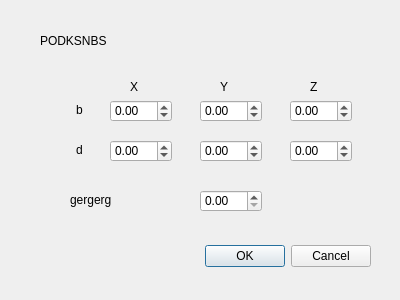
<?xml version="1.0" encoding="UTF-8"?>
<ui version="4.0">
 <class>RotationDialog</class>
 <widget class="QDialog" name="RotationDialog">
  <property name="geometry">
   <rect>
    <x>0</x>
    <y>0</y>
    <width>400</width>
    <height>300</height>
   </rect>
  </property>
  <property name="windowTitle">
   <string>Dialog</string>
  </property>
  <widget class="QDialogButtonBox" name="buttonBox">
   <property name="geometry">
    <rect>
     <x>30</x>
     <y>240</y>
     <width>341</width>
     <height>32</height>
    </rect>
   </property>
   <property name="orientation">
    <enum>Qt::Horizontal</enum>
   </property>
   <property name="standardButtons">
    <set>QDialogButtonBox::Cancel|QDialogButtonBox::Ok</set>
   </property>
  </widget>
  <widget class="QDoubleSpinBox" name="xB">
   <property name="geometry">
    <rect>
     <x>110</x>
     <y>100</y>
     <width>62</width>
     <height>22</height>
    </rect>
   </property>
   <property name="minimum">
    <double>-100.000000000000000</double>
   </property>
  </widget>
  <widget class="QDoubleSpinBox" name="yB">
   <property name="geometry">
    <rect>
     <x>200</x>
     <y>100</y>
     <width>62</width>
     <height>22</height>
    </rect>
   </property>
   <property name="minimum">
    <double>-100.000000000000000</double>
   </property>
  </widget>
  <widget class="QDoubleSpinBox" name="zB">
   <property name="geometry">
    <rect>
     <x>290</x>
     <y>100</y>
     <width>62</width>
     <height>22</height>
    </rect>
   </property>
   <property name="minimum">
    <double>-100.000000000000000</double>
   </property>
  </widget>
  <widget class="QDoubleSpinBox" name="xD">
   <property name="geometry">
    <rect>
     <x>110</x>
     <y>140</y>
     <width>62</width>
     <height>22</height>
    </rect>
   </property>
   <property name="minimum">
    <double>-100.000000000000000</double>
   </property>
  </widget>
  <widget class="QDoubleSpinBox" name="yD">
   <property name="geometry">
    <rect>
     <x>200</x>
     <y>140</y>
     <width>62</width>
     <height>22</height>
    </rect>
   </property>
   <property name="minimum">
    <double>-100.000000000000000</double>
   </property>
  </widget>
  <widget class="QDoubleSpinBox" name="zD">
   <property name="geometry">
    <rect>
     <x>290</x>
     <y>140</y>
     <width>62</width>
     <height>22</height>
    </rect>
   </property>
   <property name="minimum">
    <double>-100.000000000000000</double>
   </property>
  </widget>
  <widget class="QDoubleSpinBox" name="phi">
   <property name="geometry">
    <rect>
     <x>200</x>
     <y>190</y>
     <width>62</width>
     <height>22</height>
    </rect>
   </property>
   <property name="maximum">
    <double>360.000000000000000</double>
   </property>
  </widget>
  <widget class="QLabel" name="label">
   <property name="geometry">
    <rect>
     <x>40</x>
     <y>20</y>
     <width>341</width>
     <height>41</height>
    </rect>
   </property>
   <property name="text">
    <string>PODKSNBS</string>
   </property>
  </widget>
  <widget class="QLabel" name="label_2">
   <property name="geometry">
    <rect>
     <x>130</x>
     <y>80</y>
     <width>47</width>
     <height>13</height>
    </rect>
   </property>
   <property name="text">
    <string>X</string>
   </property>
  </widget>
  <widget class="QLabel" name="label_3">
   <property name="geometry">
    <rect>
     <x>220</x>
     <y>80</y>
     <width>47</width>
     <height>13</height>
    </rect>
   </property>
   <property name="text">
    <string>Y</string>
   </property>
  </widget>
  <widget class="QLabel" name="label_4">
   <property name="geometry">
    <rect>
     <x>310</x>
     <y>80</y>
     <width>47</width>
     <height>13</height>
    </rect>
   </property>
   <property name="text">
    <string>Z</string>
   </property>
  </widget>
  <widget class="QLabel" name="label_5">
   <property name="geometry">
    <rect>
     <x>76</x>
     <y>100</y>
     <width>41</width>
     <height>20</height>
    </rect>
   </property>
   <property name="text">
    <string>b</string>
   </property>
  </widget>
  <widget class="QLabel" name="label_6">
   <property name="geometry">
    <rect>
     <x>76</x>
     <y>140</y>
     <width>41</width>
     <height>20</height>
    </rect>
   </property>
   <property name="text">
    <string>d</string>
   </property>
  </widget>
  <widget class="QLabel" name="label_7">
   <property name="geometry">
    <rect>
     <x>70</x>
     <y>190</y>
     <width>111</width>
     <height>20</height>
    </rect>
   </property>
   <property name="text">
    <string>gergerg</string>
   </property>
  </widget>
 </widget>
 <resources/>
 <connections>
  <connection>
   <sender>buttonBox</sender>
   <signal>rejected()</signal>
   <receiver>RotationDialog</receiver>
   <slot>reject()</slot>
   <hints>
    <hint type="sourcelabel">
     <x>316</x>
     <y>260</y>
    </hint>
    <hint type="destinationlabel">
     <x>286</x>
     <y>274</y>
    </hint>
   </hints>
  </connection>
  <connection>
   <sender>buttonBox</sender>
   <signal>accepted()</signal>
   <receiver>RotationDialog</receiver>
   <slot>accept()</slot>
   <hints>
    <hint type="sourcelabel">
     <x>248</x>
     <y>254</y>
    </hint>
    <hint type="destinationlabel">
     <x>157</x>
     <y>274</y>
    </hint>
   </hints>
  </connection>
 </connections>
</ui>
